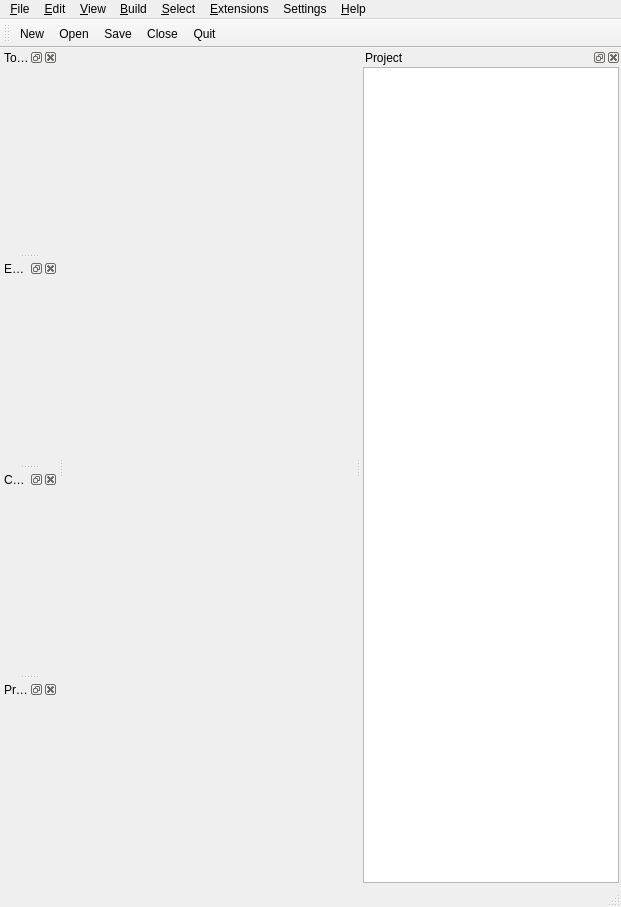
<ui version="4.0" >
 <class>MainWindow</class>
 <widget class="QMainWindow" name="MainWindow" >
  <property name="geometry" >
   <rect>
    <x>0</x>
    <y>0</y>
    <width>621</width>
    <height>907</height>
   </rect>
  </property>
  <property name="windowTitle" >
   <string>Avogadro</string>
  </property>
  <property name="windowIcon" >
   <iconset resource="avogadro.qrc" >:/icons/avogadro.png</iconset>
  </property>
  <property name="unifiedTitleAndToolBarOnMac" >
   <bool>true</bool>
  </property>
  <widget class="QWidget" name="centralWidget" />
  <widget class="QMenuBar" name="menubar" >
   <property name="geometry" >
    <rect>
     <x>0</x>
     <y>0</y>
     <width>621</width>
     <height>22</height>
    </rect>
   </property>
   <widget class="QMenu" name="menuHelp" >
    <property name="title" >
     <string>&amp;Help</string>
    </property>
    <addaction name="actionAbout" />
    <addaction name="separator" />
    <addaction name="actionTutorial" />
   </widget>
   <widget class="QMenu" name="menuFile" >
    <property name="title" >
     <string>&amp;File</string>
    </property>
    <widget class="QMenu" name="menuOpenRecent" >
     <property name="title" >
      <string>Open &amp;Recent</string>
     </property>
    </widget>
    <addaction name="actionNew" />
    <addaction name="actionOpen" />
    <addaction name="menuOpenRecent" />
    <addaction name="actionClose" />
    <addaction name="separator" />
    <addaction name="actionSave" />
    <addaction name="actionSaveAs" />
    <addaction name="actionRevert" />
    <addaction name="actionExportGraphics" />
    <addaction name="actionExportPOV" />
    <addaction name="separator" />
    <addaction name="actionQuit" />
   </widget>
   <widget class="QMenu" name="menuSettings" >
    <property name="title" >
     <string>Settings</string>
    </property>
    <widget class="QMenu" name="menuToolbars" >
     <property name="title" >
      <string>Toolbars</string>
     </property>
    </widget>
    <widget class="QMenu" name="menuDocks" >
     <property name="title" >
      <string>&amp;Docks</string>
     </property>
    </widget>
    <addaction name="menuToolbars" />
    <addaction name="menuDocks" />
    <addaction name="separator" />
    <addaction name="configureAvogadroAction" />
   </widget>
   <widget class="QMenu" name="menuBuild" >
    <property name="title" >
     <string>&amp;Build</string>
    </property>
   </widget>
   <widget class="QMenu" name="menuView" >
    <property name="title" >
     <string>&amp;View</string>
    </property>
    <addaction name="actionNewView" />
    <addaction name="actionDuplicateView" />
    <addaction name="actionCloseView" />
    <addaction name="actionCenter" />
    <addaction name="separator" />
    <addaction name="actionFullScreen" />
    <addaction name="actionSetBackgroundColor" />
   </widget>
   <widget class="QMenu" name="menuEdit" >
    <property name="title" >
     <string>&amp;Edit</string>
    </property>
    <addaction name="separator" />
    <addaction name="actionCut" />
    <addaction name="actionCopy" />
    <addaction name="actionPaste" />
    <addaction name="actionClear" />
    <addaction name="separator" />
    <addaction name="actionSelect_All" />
    <addaction name="actionSelect_None" />
   </widget>
   <widget class="QMenu" name="menuExtensions" >
    <property name="title" >
     <string>&amp;Extensions</string>
    </property>
   </widget>
   <widget class="QMenu" name="menuSelect" >
    <property name="title" >
     <string>&amp;Select</string>
    </property>
    <addaction name="actionSelect_All" />
    <addaction name="actionSelect_None" />
    <addaction name="separator" />
   </widget>
   <addaction name="menuFile" />
   <addaction name="menuEdit" />
   <addaction name="menuView" />
   <addaction name="menuBuild" />
   <addaction name="menuSelect" />
   <addaction name="menuExtensions" />
   <addaction name="menuSettings" />
   <addaction name="menuHelp" />
  </widget>
  <widget class="QStatusBar" name="statusbar" />
  <widget class="QToolBar" name="fileToolBar" >
   <property name="windowTitle" >
    <string>Main Toolbar</string>
   </property>
   <property name="orientation" >
    <enum>Qt::Horizontal</enum>
   </property>
   <property name="toolButtonStyle" >
    <enum>Qt::ToolButtonTextBesideIcon</enum>
   </property>
   <attribute name="toolBarArea" >
    <enum>TopToolBarArea</enum>
   </attribute>
   <attribute name="toolBarBreak" >
    <bool>false</bool>
   </attribute>
   <addaction name="actionNewTool" />
   <addaction name="actionOpenTool" />
   <addaction name="actionSaveTool" />
   <addaction name="actionCloseTool" />
   <addaction name="actionQuitTool" />
  </widget>
  <widget class="QDockWidget" name="projectDock" >
   <property name="minimumSize" >
    <size>
     <width>165</width>
     <height>0</height>
    </size>
   </property>
   <property name="allowedAreas" >
    <set>Qt::LeftDockWidgetArea|Qt::NoDockWidgetArea|Qt::RightDockWidgetArea</set>
   </property>
   <property name="windowTitle" >
    <string>Project</string>
   </property>
   <attribute name="dockWidgetArea" >
    <number>2</number>
   </attribute>
   <widget class="QWidget" name="projectWidget" >
    <layout class="QVBoxLayout" >
     <property name="spacing" >
      <number>6</number>
     </property>
     <property name="leftMargin" >
      <number>2</number>
     </property>
     <property name="topMargin" >
      <number>0</number>
     </property>
     <property name="rightMargin" >
      <number>2</number>
     </property>
     <property name="bottomMargin" >
      <number>2</number>
     </property>
     <item>
      <widget class="Avogadro::PrimitiveTreeView" name="projectTree" >
       <property name="rootIsDecorated" >
        <bool>false</bool>
       </property>
       <property name="animated" >
        <bool>true</bool>
       </property>
      </widget>
     </item>
    </layout>
   </widget>
  </widget>
  <widget class="QDockWidget" name="toolsDock" >
   <property name="allowedAreas" >
    <set>Qt::LeftDockWidgetArea|Qt::NoDockWidgetArea|Qt::RightDockWidgetArea</set>
   </property>
   <property name="windowTitle" >
    <string>Tools</string>
   </property>
   <attribute name="dockWidgetArea" >
    <number>1</number>
   </attribute>
   <widget class="QWidget" name="toolsWidget" />
  </widget>
  <widget class="QDockWidget" name="enginesDock" >
   <property name="allowedAreas" >
    <set>Qt::LeftDockWidgetArea|Qt::NoDockWidgetArea|Qt::RightDockWidgetArea</set>
   </property>
   <property name="windowTitle" >
    <string>Engines</string>
   </property>
   <attribute name="dockWidgetArea" >
    <number>1</number>
   </attribute>
   <widget class="QWidget" name="enginesWidget" />
  </widget>
  <widget class="QDockWidget" name="engineConfigurationDock" >
   <property name="windowTitle" >
    <string>Configuration</string>
   </property>
   <attribute name="dockWidgetArea" >
    <number>1</number>
   </attribute>
   <widget class="QWidget" name="engineConfigurationWidget" />
  </widget>
  <widget class="QDockWidget" name="enginePrimitivesDock" >
   <property name="windowTitle" >
    <string>Primitives</string>
   </property>
   <attribute name="dockWidgetArea" >
    <number>1</number>
   </attribute>
   <widget class="QWidget" name="enginePrimitivesWidget" />
  </widget>
  <action name="actionOpen" >
   <property name="icon" >
    <iconset resource="avogadro.qrc" >:/icons/fileopen.png</iconset>
   </property>
   <property name="text" >
    <string>&amp;Open</string>
   </property>
   <property name="shortcut" >
    <string>Ctrl+O</string>
   </property>
  </action>
  <action name="actionOpenTool" >
   <property name="icon" >
    <iconset resource="avogadro.qrc" >:/icons/fileopen.png</iconset>
   </property>
   <property name="text" >
    <string>&amp;Open</string>
   </property>
  </action>
  <action name="actionQuit" >
   <property name="icon" >
    <iconset resource="avogadro.qrc" >:/icons/exit.png</iconset>
   </property>
   <property name="text" >
    <string>&amp;Quit</string>
   </property>
   <property name="shortcut" >
    <string>Ctrl+Q</string>
   </property>
  </action>
  <action name="actionQuitTool" >
   <property name="icon" >
    <iconset resource="avogadro.qrc" >:/icons/exit.png</iconset>
   </property>
   <property name="text" >
    <string>&amp;Quit</string>
   </property>
  </action>
  <action name="actionRecent" >
   <property name="text" >
    <string>Recent</string>
   </property>
  </action>
  <action name="actionClearRecent" >
   <property name="text" >
    <string>&amp;Clear Recent</string>
   </property>
  </action>
  <action name="actionNew" >
   <property name="icon" >
    <iconset resource="avogadro.qrc" >:/icons/filenew.png</iconset>
   </property>
   <property name="text" >
    <string>&amp;New</string>
   </property>
   <property name="shortcut" >
    <string>Ctrl+N</string>
   </property>
  </action>
  <action name="actionNewTool" >
   <property name="icon" >
    <iconset resource="avogadro.qrc" >:/icons/filenew.png</iconset>
   </property>
   <property name="text" >
    <string>&amp;New</string>
   </property>
  </action>
  <action name="actionClose" >
   <property name="icon" >
    <iconset resource="avogadro.qrc" >:/icons/fileclose.png</iconset>
   </property>
   <property name="text" >
    <string>&amp;Close</string>
   </property>
   <property name="shortcut" >
    <string>Ctrl+W</string>
   </property>
  </action>
  <action name="actionCloseTool" >
   <property name="icon" >
    <iconset resource="avogadro.qrc" >:/icons/fileclose.png</iconset>
   </property>
   <property name="text" >
    <string>&amp;Close</string>
   </property>
  </action>
  <action name="actionSave" >
   <property name="icon" >
    <iconset resource="avogadro.qrc" >:/icons/filesave.png</iconset>
   </property>
   <property name="text" >
    <string>&amp;Save</string>
   </property>
   <property name="shortcut" >
    <string>Ctrl+S</string>
   </property>
  </action>
  <action name="actionSaveTool" >
   <property name="icon" >
    <iconset resource="avogadro.qrc" >:/icons/filesave.png</iconset>
   </property>
   <property name="text" >
    <string>&amp;Save</string>
   </property>
  </action>
  <action name="actionSaveAs" >
   <property name="icon" >
    <iconset resource="avogadro.qrc" >:/icons/filesaveas.png</iconset>
   </property>
   <property name="text" >
    <string>Save &amp;As...</string>
   </property>
   <property name="shortcut" >
    <string>Ctrl+Shift+S</string>
   </property>
  </action>
  <action name="actionRevert" >
   <property name="icon" >
    <iconset resource="avogadro.qrc" >:/icons/revert.png</iconset>
   </property>
   <property name="text" >
    <string>Revert To Saved</string>
   </property>
  </action>
  <action name="actionExportGraphics" >
   <property name="icon" >
    <iconset resource="avogadro.qrc" >:/icons/fileexport.png</iconset>
   </property>
   <property name="text" >
    <string>&amp;Export Graphics</string>
   </property>
  </action>
  <action name="actionFullScreen" >
   <property name="icon" >
    <iconset resource="avogadro.qrc" >:/icons/window_fullscreen.png</iconset>
   </property>
   <property name="text" >
    <string>&amp;Full Screen Mode</string>
   </property>
  </action>
  <action name="actionSetBackgroundColor" >
   <property name="icon" >
    <iconset resource="avogadro.qrc" >:/icons/colorize.png</iconset>
   </property>
   <property name="text" >
    <string>Set &amp;Background Color...</string>
   </property>
  </action>
  <action name="actionAbout" >
   <property name="text" >
    <string>&amp;About</string>
   </property>
  </action>
  <action name="actionUndo" >
   <property name="icon" >
    <iconset resource="avogadro.qrc" >:/icons/undo.png</iconset>
   </property>
   <property name="text" >
    <string>&amp;Undo</string>
   </property>
   <property name="shortcut" >
    <string>Ctrl+Z</string>
   </property>
  </action>
  <action name="actionRedo" >
   <property name="icon" >
    <iconset resource="avogadro.qrc" >:/icons/redo.png</iconset>
   </property>
   <property name="text" >
    <string>&amp;Redo</string>
   </property>
   <property name="shortcut" >
    <string>Ctrl+Shift+Z</string>
   </property>
  </action>
  <action name="actionNewView" >
   <property name="icon" >
    <iconset resource="avogadro.qrc" >:/icons/filenew.png</iconset>
   </property>
   <property name="text" >
    <string>New View</string>
   </property>
  </action>
  <action name="actionCloseView" >
   <property name="enabled" >
    <bool>false</bool>
   </property>
   <property name="icon" >
    <iconset resource="avogadro.qrc" >:/icons/fileclose.png</iconset>
   </property>
   <property name="text" >
    <string>Close View</string>
   </property>
  </action>
  <action name="actionCenter" >
   <property name="icon" >
    <iconset resource="avogadro.qrc" >:/icons/navigate.png</iconset>
   </property>
   <property name="text" >
    <string>Center</string>
   </property>
  </action>
  <action name="actionPaste" >
   <property name="text" >
    <string>&amp;Paste</string>
   </property>
   <property name="shortcut" >
    <string>Ctrl+V</string>
   </property>
  </action>
  <action name="actionCopy" >
   <property name="text" >
    <string>Copy</string>
   </property>
   <property name="shortcut" >
    <string>Ctrl+C</string>
   </property>
  </action>
  <action name="actionCut" >
   <property name="text" >
    <string>Cut</string>
   </property>
   <property name="shortcut" >
    <string>Ctrl+X</string>
   </property>
  </action>
  <action name="actionClear" >
   <property name="text" >
    <string>Clear</string>
   </property>
   <property name="shortcut" >
    <string>Ctrl+Backspace</string>
   </property>
  </action>
  <action name="actionSelect_All" >
   <property name="text" >
    <string>Select All</string>
   </property>
   <property name="shortcut" >
    <string>Ctrl+A</string>
   </property>
  </action>
  <action name="actionSelect_None" >
   <property name="text" >
    <string>Select None</string>
   </property>
   <property name="shortcut" >
    <string>Ctrl+Shift+A</string>
   </property>
  </action>
  <action name="configureAvogadroAction" >
   <property name="icon" >
    <iconset resource="avogadro.qrc" >:/icons/tool.png</iconset>
   </property>
   <property name="text" >
    <string>Configure Avogadro...</string>
   </property>
  </action>
  <action name="actionExportPOV" >
   <property name="text" >
    <string>Export POVRay</string>
   </property>
  </action>
  <action name="actionTutorial" >
   <property name="enabled" >
    <bool>false</bool>
   </property>
   <property name="text" >
    <string>Tutorial</string>
   </property>
  </action>
  <action name="actionDuplicateView" >
   <property name="text" >
    <string>Duplicate View</string>
   </property>
  </action>
 </widget>
 <customwidgets>
  <customwidget>
   <class>Avogadro::PrimitiveTreeView</class>
   <extends>QTreeView</extends>
   <header>primitivetreeview.h</header>
  </customwidget>
 </customwidgets>
 <resources>
  <include location="avogadro.qrc" />
 </resources>
 <connections/>
</ui>
